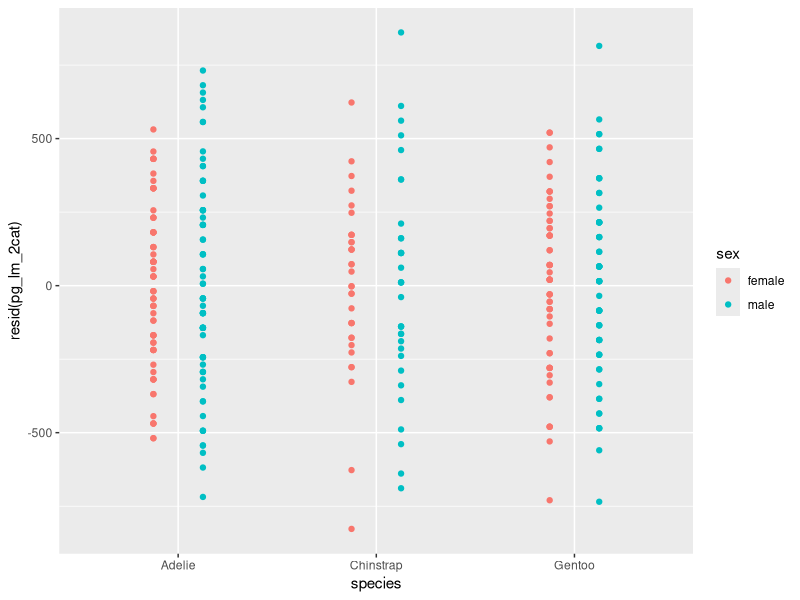
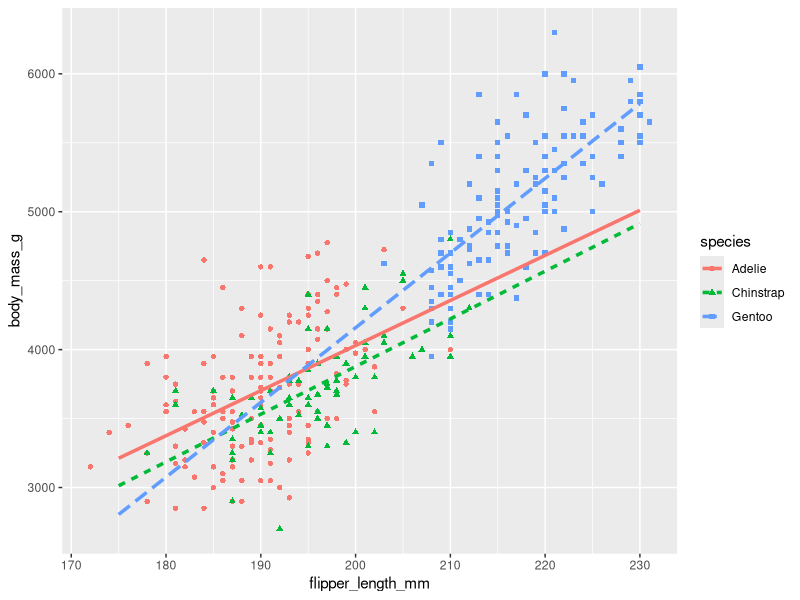

Source code (R) for these figures, in order:
## ---- chunk 1
knitr::opts_chunk$set(echo = TRUE)
## ---- chunk 2
library(tidyverse)
library(car)
library(palmerpenguins)
## ---- chunk 3
penguins_sim <- penguins |> drop_na()
## ---- chunk 4
penguins_sim
## ---- chunk 5
pg_lm_2cat <- lm(
  body_mass_g ~ sex * species, penguins, 
  contrasts = list(sex=contr.sum, species=contr.sum)
)

summary(pg_lm_2cat)
## ---- chunk 6
Anova(pg_lm_2cat, type=3)
## ---- chunk 7
ggplot(penguins_sim) + geom_point(
  aes(x=species, color=sex, y=resid(pg_lm_2cat)), 
  position=position_dodge(width=0.5)
)
## ---- chunk 8
shapiro.test(resid(pg_lm_2cat))
## ---- chunk 9
leveneTest(pg_lm_2cat)
## ---- chunk 10
penguins_new <- distinct(penguins_sim, species, sex)
penguins_pred <- cbind(
  penguins_new, 
  predict(pg_lm_2cat, penguins_new, interval="confidence")
)
## ---- chunk 11
penguins_pred
## ---- chunk 12
penguins_sim |> group_by(sex, species) |> summarize(
  body_mass_g = mean(body_mass_g)
)
## ---- chunk 13
pg_lm_2vars <- lm(
  body_mass_g ~ flipper_length_mm * species, penguins_sim, 
  contrasts=list(species=contr.sum)
)

summary(pg_lm_2vars)
## ---- chunk 14
penguins_sub <- penguins_sim |> mutate(
  flipper_diff_mm = flipper_length_mm - mean(flipper_length_mm)
)
## ---- chunk 15
pg_lm_2sub <- lm(
  body_mass_g ~ flipper_diff_mm * species, penguins_sub,
  contrasts=list(species=contr.sum)
)
## ---- chunk 16
summary(pg_lm_2sub)
## ---- chunk 17
Anova(pg_lm_2sub, type=3)
## ---- chunk 18
penguins_2sub_new <- complete(
  data.frame(flipper_length_mm=NA, species=NA),
  flipper_length_mm = seq(175, 231, 2.5),
  species = distinct(penguins_sim, species)$species
) |> drop_na()
## ---- chunk 19
penguins_2sub_new <- penguins_2sub_new |> mutate(
  flipper_diff_mm = flipper_length_mm - mean(penguins_sim$flipper_length_mm)
)
## ---- chunk 20
penguins_2sub_pred <- cbind(
  penguins_2sub_new,
  data.frame(body_mass_g = predict(pg_lm_2sub, penguins_2sub_new))
)
## ---- chunk 21
ggplot(mapping=aes(x=flipper_length_mm, y=body_mass_g, color=species)) +
  geom_point(aes(shape=species), data = penguins_sub) +
  geom_line(aes(linetype=species), data = penguins_2sub_pred, linewidth=1.2)
